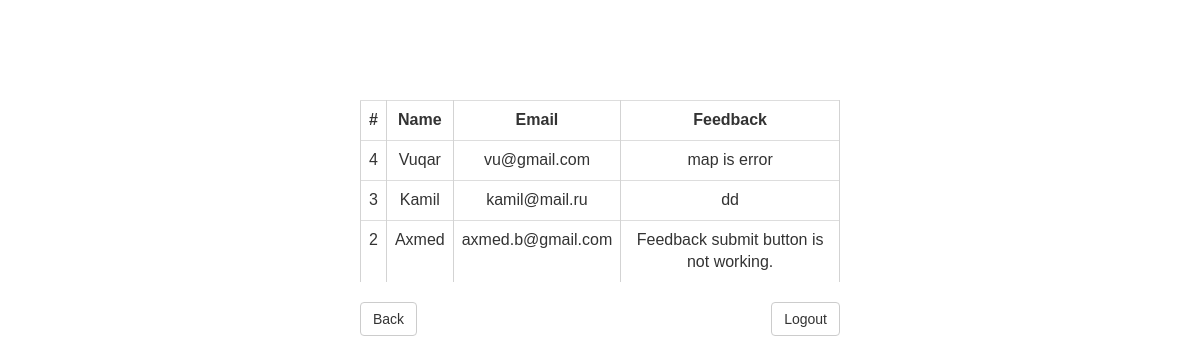
/admin/feedback/feedback.php, run on the app's committed database.
### tables this page shows
CREATE TABLE `feedback` (
  `id` int(11) NOT NULL,
  `name` varchar(50) NOT NULL,
  `email` varchar(50) NOT NULL,
  `subject` varchar(250) NOT NULL
);

### config.php (called while the page is built, shortened)
<?php
class database{
	public $hostname = 'localhost';
	public $username = 'root';
	public $password = '';
	public $db_name = 'week10day04-task';
	public $connect;
	public function __construct(){
		$this -> connect = mysqli_connect($this -> hostname, $this -> username, $this -> password, $this -> db_name);
	}
	public function select($table, $column = "*", $id = NULL, $whereColumn = NULL, $search=NULL, $orderByColumn = NULL, $ABC_DESC = NULL, $limit = NULL){
		if($this->connect){
			$sql = "SELECT $column FROM $table ";
			if ($orderByColumn != NULL || $ABC_DESC != NULL) {
				$sql .= ' ORDER BY '.$orderByColumn.' '.$ABC_DESC;
			}
			$query = mysqli_query($this -> connect, $sql);
			return $query;
		}else{
			echo'Error';
		}
	}
}

### admin/feedback/feedback.php (the view, shortened to what this page needs)
<!DOCTYPE html>
<html>
<head>
	<link rel="stylesheet" type="text/css" href="../../css/bootstrap.css">
	<link rel="stylesheet" type="text/css" href="../../css/style.css">
</head>
<body>
	<section id='menu'>
		<table class="table">
			<tr>
				<th>#</th>
				<th>Name</th>
				<th>Email</th>
				<th>Feedback</th>
			</tr>
			<?php
				include"../../config.php";
				$con = new database;
				$b = $con -> select('feedback','*',NULL,NULL,NULL,'id','DESC');
				while($row = mysqli_fetch_assoc($b)){
			?>
				<tr>
				<?php foreach ($row as $value) {
					echo "<td>$value</td>";
				}
				?>
				</tr>
			<?php
				}
			?>
		</table>
		<a class="btn btn-default" href="../admin.php">Back</a>
		<a class="btn btn-default pull-right" href="../logout.php">Logout</a>
	</section>
</body>
</html>

### css/style.css (style rules this page uses)
html,body,div,span,applet,object,iframe,h1,h2,h3,h4,h5,h6,p,blockquote,pre,a,abbr,acronym,address,big,cite,code,del,dfn,em,img,ins,kbd,q,s,samp,small,strike,strong,sub,sup,tt,var,b,u,i,dl,dt,dd,ol,nav ul,nav li,fieldset,form,label,legend,table,caption,tbody,tfoot,thead,tr,th,td,article,aside,canvas,details,embed,figure,figcaption,footer,header,hgroup,menu,nav,output,ruby,section,summary,time,mark,audio,video { margin:0;padding:0;border:0;font-size:100%;font:inherit;vertical-align:baseline; }
article, aside, details, figcaption, figure,footer, header, hgroup, menu, nav, section { display: block; }
table { border-collapse:collapse;border-spacing:0; }
a { text-decoration:none; }
body { font-family: 'Monda', sans-serif; }
#menu { width: 40%; margin: 100px auto; }
#menu th { font-weight: bold; text-align: center; border-left: 1px solid lightgray; border-right: 1px solid lightgray; }
#menu table { text-align: center; }
#menu td { border-left: 1px solid lightgray; border-right: 1px solid lightgray; }

### data on the page
feedback: id "4", name "Vuqar", email "vu@gmail.com", subject "map is error"
feedback: id "3", name "Kamil", email "kamil@mail.ru", subject "dd"
feedback: id "2", name "Axmed", email "axmed.b@gmail.com", subject "Feedback submit button is not working."
